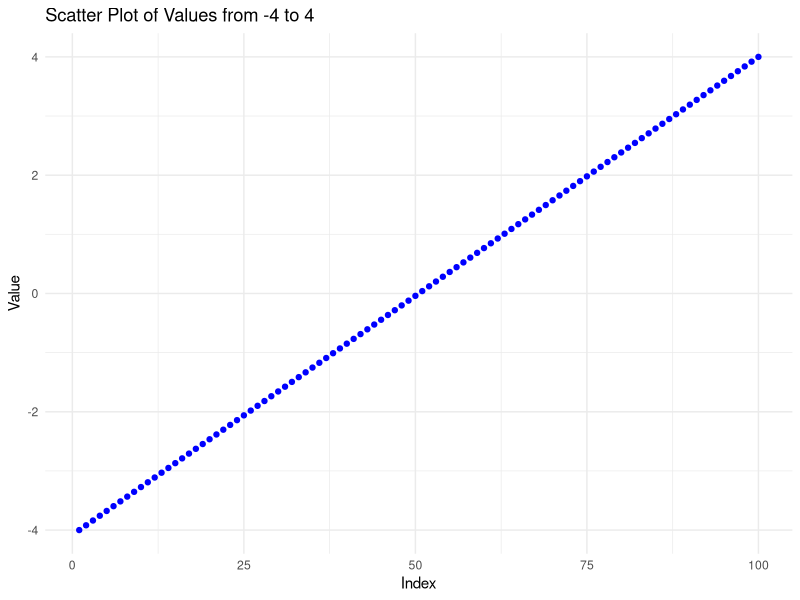
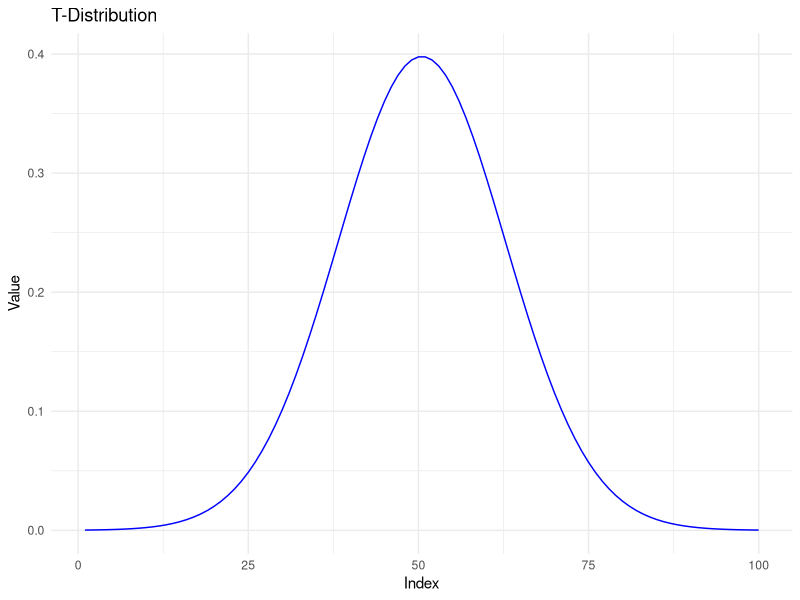
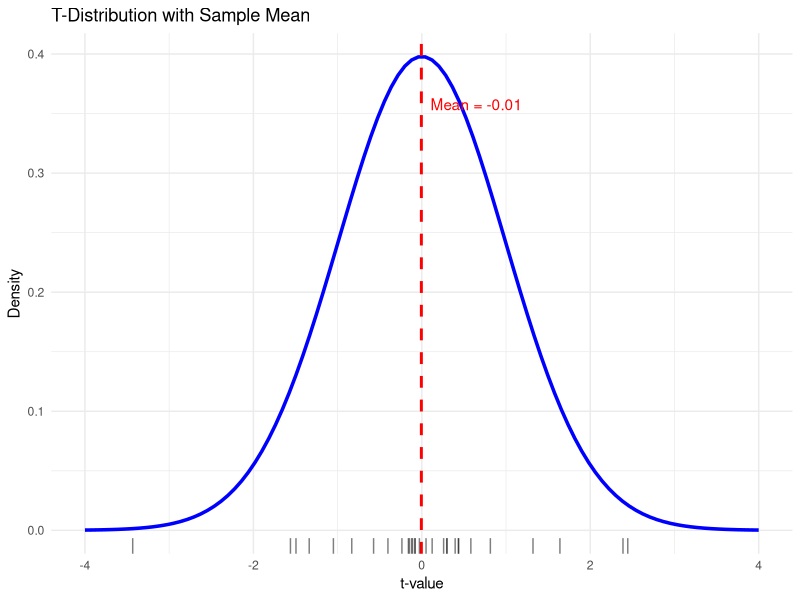
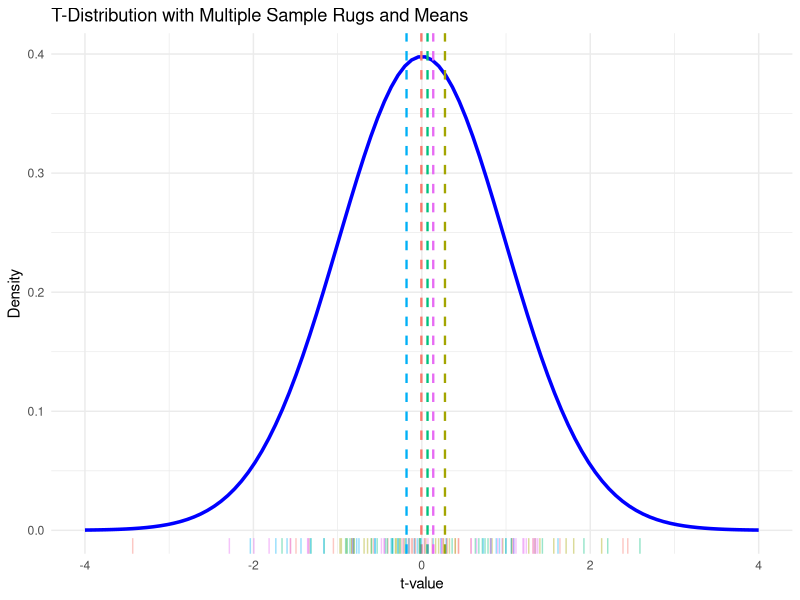
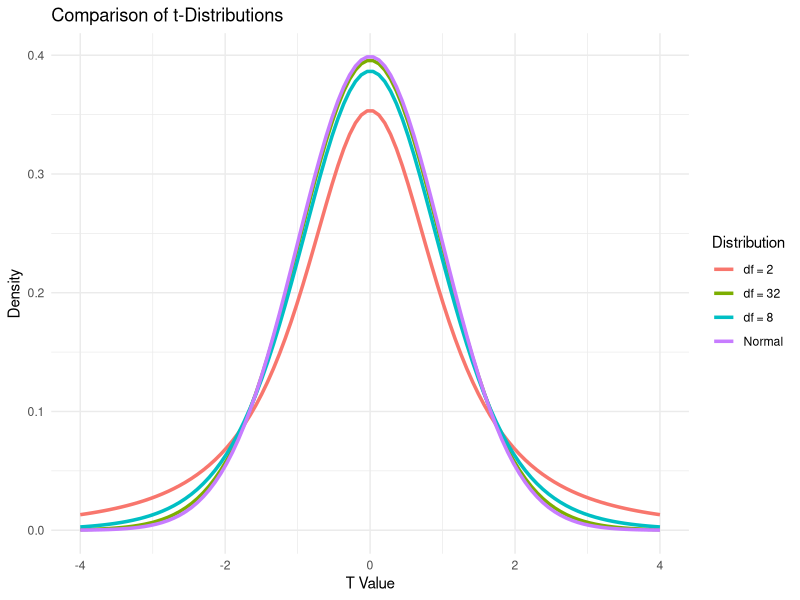
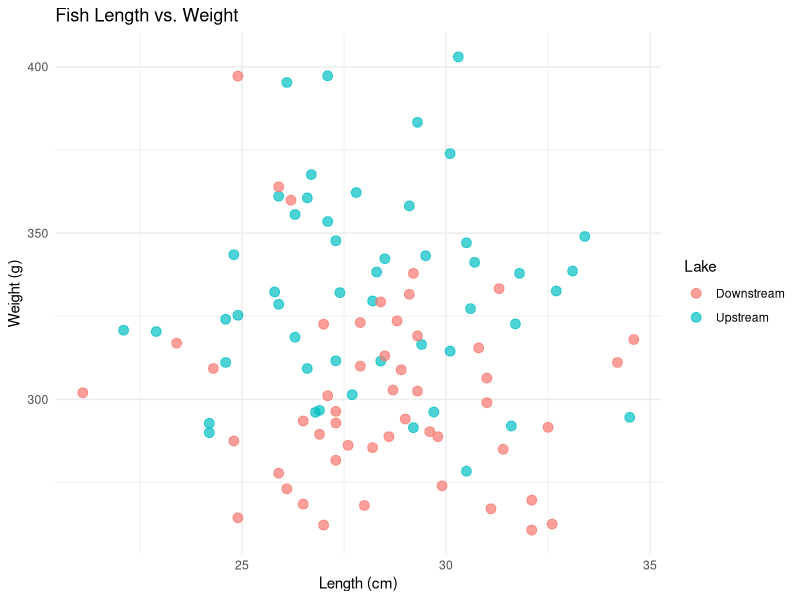
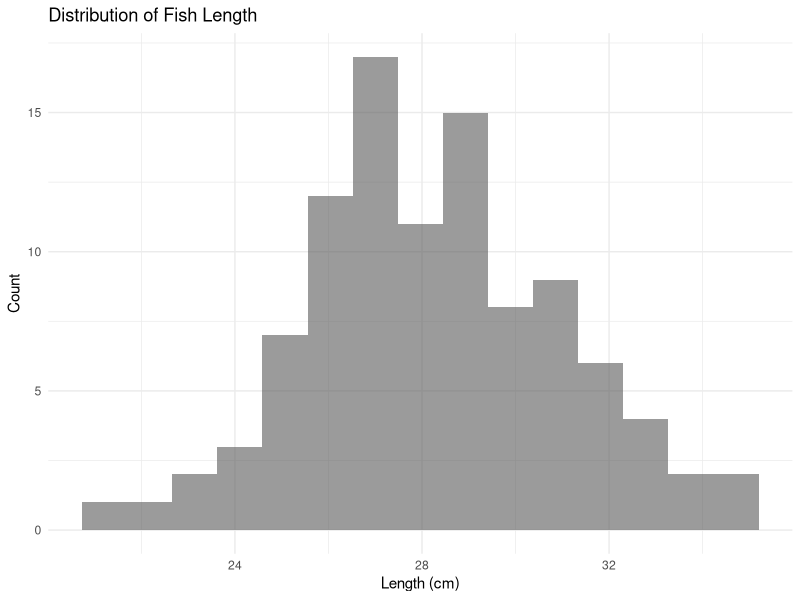
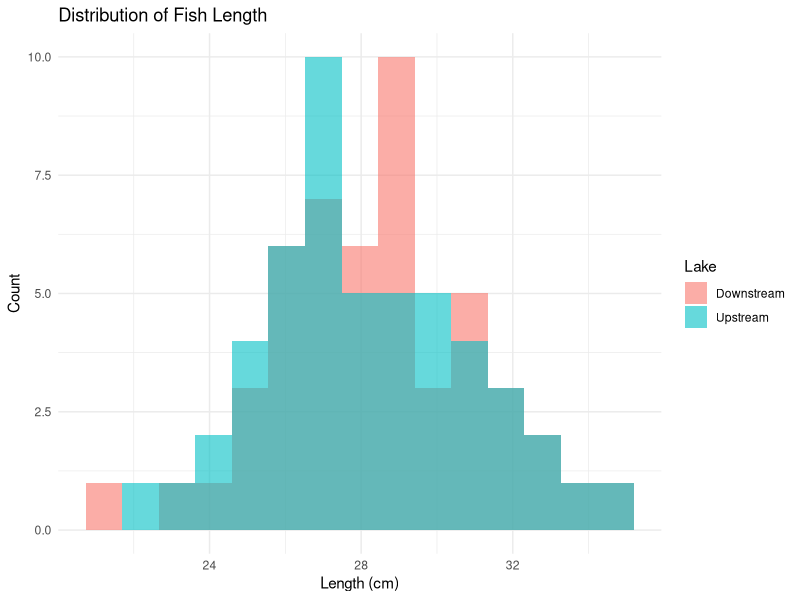

Here is the R script that generated these plots, in order:
## ---- chunk 1
library(ggplot2)
library(dplyr)
## ---- chunk 2
# Generate a vector of 100 values between -4 and 4
n <- 100
x <- seq(-4, 4, length = n)

# Create a data frame for ggplot2
df_raw <- data.frame(Index = 1:n, Value = x)

# Plot using ggplot2
ggplot(df_raw, aes(x = Index, y = Value)) +
  geom_point(color = "blue") +
  labs(
    title = "Scatter Plot of Values from -4 to 4",
    x = "Index",
    y = "Value"
  ) +
  theme_minimal()
## ---- chunk 3
# Simulate the t-distribution
y <- dt(x, df = n - 1)

# Create a data frame for ggplot2
df_T <- data.frame(Index = 1:n, Value = y)

# Create the scatter plot
ggplot(df_T, aes(x = Index, y = Value)) +
  geom_line(color = "blue") +
  labs(
    title = "T-Distribution",
    x = "Index",
    y = "Value"
  ) +
  theme_minimal()
## ---- chunk 4
# Step 1: Sample from t-distribution
set.seed(123)
sample_size <- 30
sample_data <- rt(sample_size, df = n - 1)
sample_mean <- mean(sample_data)

# Step 2: Plot with rug (horizontal tick marks showing sample values)
tplot <- ggplot(df_T, aes(x = x, y = y)) +
  geom_line(color = "blue", size = 1.2) +
  geom_vline(xintercept = sample_mean, color = "red", linetype = "dashed", size = 1) +
  geom_rug(data = data.frame(x = sample_data), aes(x = x), inherit.aes = FALSE, sides = "b", color = "black", alpha = 0.5) +
  annotate("text", x = sample_mean, y = max(y) * 0.9,
           label = paste0("Mean = ", round(sample_mean, 2)), color = "red", hjust = -0.1) +
  labs(title = "T-Distribution with Sample Mean",
       x = "t-value", y = "Density") +
  theme_minimal()

tplot
## ---- chunk 5
# Step 1: Generate multiple samples
set.seed(123)
sample_size <- 30
n_repeats <- 5

# Store all sample data with sample ID
samples <- lapply(1:n_repeats, function(i) {
  data.frame(Sample = paste0("Sample ", i),
             Value = rt(sample_size, df = n - 1))
}) %>% bind_rows()

# Compute means for each sample
sample_means <- samples %>%
  group_by(Sample) %>%
  summarise(mean = mean(Value))

# Step 2: Base plot with t-distribution
p <- ggplot(df_T, aes(x = x, y = y)) +
  geom_line(color = "blue", size = 1.2) +
  labs(title = "T-Distribution with Multiple Sample Rugs and Means",
       x = "t-value", y = "Density") +
  theme_minimal()

# Step 3: Add rugs and means
# We'll loop through each sample group and add them
for (i in seq_len(n_repeats)) {
  sample_name <- paste0("Sample ", i)
  sample_vals <- samples %>% filter(Sample == sample_name)
  sample_mean <- sample_means %>% filter(Sample == sample_name) %>% pull(mean)

  # Add rug and mean line
  p <- p +
    geom_rug(data = sample_vals, aes(x = Value), inherit.aes = FALSE,
             sides = "b", alpha = 0.4, color = scales::hue_pal()(n_repeats)[i]) +
    geom_vline(xintercept = sample_mean, color = scales::hue_pal()(n_repeats)[i],
               linetype = "dashed", size = 0.8)
}

# Print the plot
p
## ---- chunk 6
# Create a data frame with all distributions
df <- data.frame(
  x = rep(x, times = 4),
  density = c(
    dt(x, df = 2),
    dt(x, df = 8),
    dt(x, df = 32),
    dnorm(x)
  ),
  distribution = factor(rep(c("df = 2", "df = 8", "df = 32", "Normal"), each = length(x)))
)

# Plot
ggplot(df, aes(x = x, y = density, color = distribution)) +
  geom_line(linewidth = 1.2) +
  labs(
    title = "Comparison of t-Distributions",
    x = "T Value",
    y = "Density",
    color = "Distribution"
  ) +
  theme_minimal()
## ---- chunk 7
# Import Dataset
fish_data <- read.csv("assets/data/fish_data_weight.csv")

# Quick look
head(fish_data)
## ---- chunk 8
length_stats <- fish_data %>%
  group_by(Lake) %>%
  summarise(
    mean = mean(Length_cm),
    sd = sd(Length_cm),
    n = n(),
    se = sd / sqrt(n),
    df = n - 1
  )
length_stats
## ---- chunk 9
# Visualize using scatter plot to see the distribution
ggplot(fish_data, aes(x = Length_cm, y = Weight_g, color = Lake)) +
  geom_point(size = 3, alpha = 0.7) +
  labs(
    title = "Fish Length vs. Weight",
    x = "Length (cm)",
    y = "Weight (g)",
    color = "Lake"
  ) +
  theme_minimal()
## ---- chunk 10
ggplot(fish_data, aes(x = Length_cm)) +
  geom_histogram(position = "identity", alpha = 0.6, bins = 15) +
  labs(title = "Distribution of Fish Length",
       x = "Length (cm)",
       y = "Count") +
  theme_minimal()
## ---- chunk 11
ggplot(fish_data, aes(x = Length_cm, fill = Lake)) +
  geom_histogram(position = "identity", alpha = 0.6, bins = 15) +
  labs(title = "Distribution of Fish Length",
       x = "Length (cm)",
       y = "Count") +
  theme_minimal()
## ---- chunk 12
# Summarise data to get mean and standard error per group
weight_summary <- fish_data %>%
  group_by(Lake) %>%
  summarise(
    mean_weight = mean(Length_cm),
    se_weight = sd(Length_cm) / sqrt(n())
  )

# Bar plot with error bars
ggplot(weight_summary, aes(x = Lake, y = mean_weight, fill = Lake)) +
  geom_col(width = 0.6) +
  geom_errorbar(aes(ymin = mean_weight - se_weight,
                    ymax = mean_weight + se_weight),
                width = 0.2) +
  labs(title = "Mean Fish Length by Lake",
       x = "Lake Type",
       y = "Length (cm)") +
  theme_minimal()
## ---- chunk 13
ggplot(fish_data, aes(x = Lake, y = Length_cm, fill = Lake)) +
  geom_boxplot() +
  labs(title = "Fish Length by Lake",
       x = "Lake Type",
       y = "Length (cm)") +
  theme_minimal()
## ---- chunk 14
### Perform an Independent t-test (Manual)

# Create subsets
fish_upstream <- subset(fish_data, Lake == "Upstream")
fish_downstream <- subset(fish_data, Lake == "Downstream")

# Means
mean_up <- mean(fish_upstream$Length_cm)
mean_down <- mean(fish_downstream$Length_cm)
mean_diff <- mean_up - mean_down

# Sample sizes
n_up <- nrow(fish_upstream)
n_down <- nrow(fish_downstream)

# Degrees of freedom
df <- n_up + n_down - 2

# Variances
var_up <- var(fish_upstream$Length_cm)
var_down <- var(fish_downstream$Length_cm)

# Pooled standard error
se_pooled <- sqrt((var_up / n_up) + (var_down / n_down))

### t-test Results

# t-value
t_value <- mean_diff / se_pooled

# Two-tailed p-value
p_value <- 2 * (1 - pt(abs(t_value), df = df))

# Cohen's d (effect size)
sd_up <- sd(fish_upstream$Length_cm)
sd_down <- sd(fish_downstream$Length_cm)
pooled_sd <- (sd_up + sd_down) / 2
cohens_d <- mean_diff / pooled_sd

### Print Results
t_value     # how far apart the means are in SE units
p_value     # is it statistically significant?
cohens_d    # how big is the effect?
## ---- chunk 15
# Use your computed t_value and df
# For example:
# t_value <- 5.87
# df <- 98

alpha <- 0.05
t_crit <- qt(1 - alpha / 2, df = df)  # two-tailed

x_vals <- seq(-4, 4, length.out = 300)
y_vals <- dt(x_vals, df = df)

ggplot(data.frame(x = x_vals, y = y_vals), aes(x, y)) +
  geom_line(color = "steelblue", size = 1) +

  # Shade critical regions
  geom_area(data = subset(data.frame(x = x_vals, y = y_vals), x <= -t_crit),
            aes(x = x, y = y), fill = "red", alpha = 0.3) +
  geom_area(data = subset(data.frame(x = x_vals, y = y_vals), x >= t_crit),
            aes(x = x, y = y), fill = "red", alpha = 0.3) +

  # Observed t-value
  geom_vline(xintercept = t_value, color = "darkgreen", linetype = "dashed", size = 1) +

  # Labels
  labs(
    title = "t-Distribution Under H0",
    subtitle = paste0("t-value = ", round(t_value, 2),
                      ", df = ", df,
                      ", alpha = 0.05"),
    x = "t-statistic",
    y = "Density"
  ) +
  theme_minimal()
## ---- chunk 16
### Independent t-test, the easy way

# Conduct an independent t-test
t_result <- t.test(fish_upstream$Length_cm, fish_downstream$Length_cm, var.equal = TRUE)
t_result

# Extract t-value and degrees of freedom
t_value <- t_result$statistic  # this is named "t"
df <- t_result$parameter       # this is named "df"
